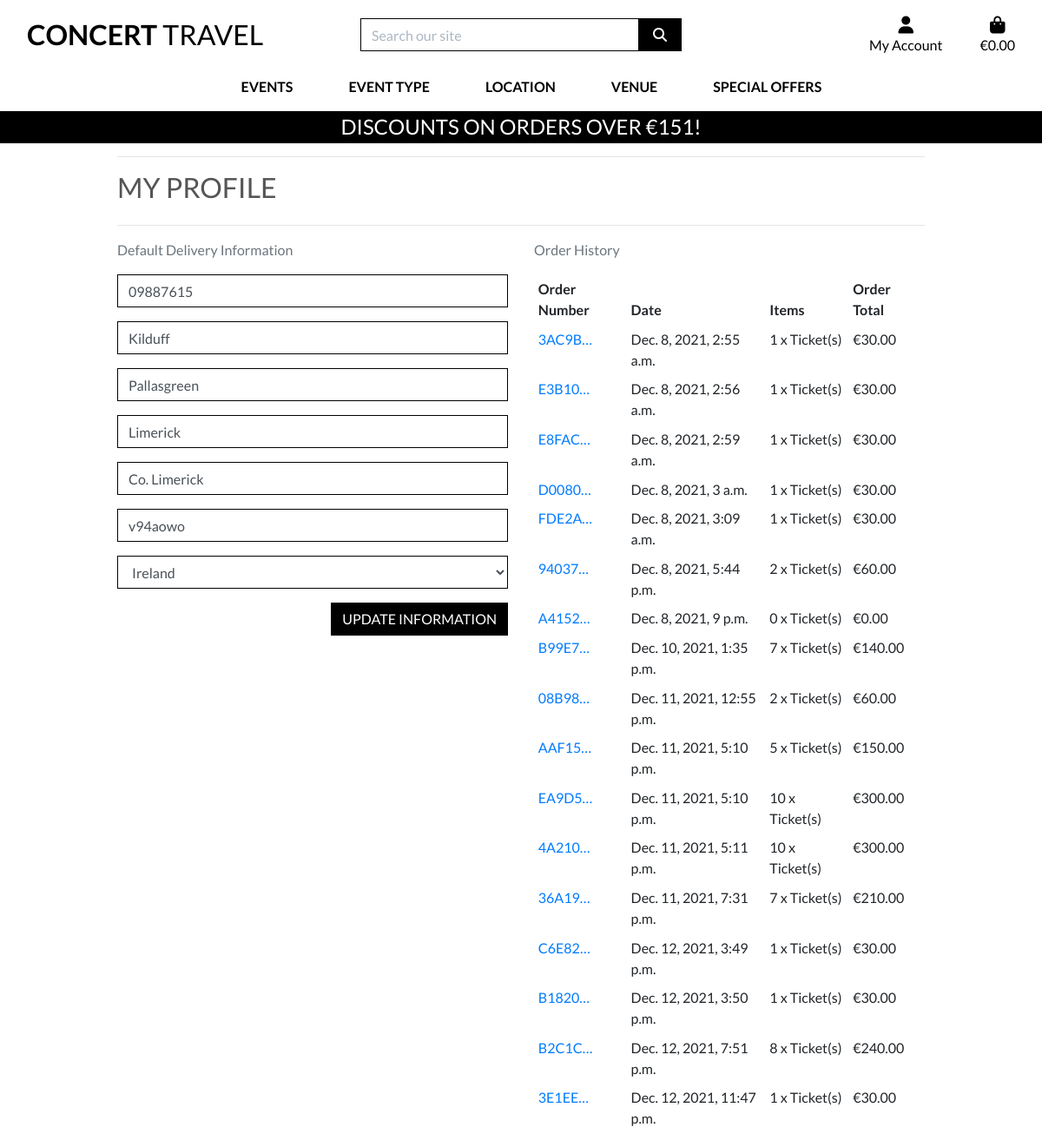
Screenshot of /profile/ (signed in) with the database file from the repository.
### profiles/models.py (models this page shows, shortened)
class UserProfile(models.Model):
    user = models.OneToOneField(User, on_delete=models.CASCADE)
    default_phone_number = models.CharField(max_length=20,
                                            null=True, blank=True)
    default_street_address1 = models.CharField(max_length=80,
                                               null=True, blank=True)
    default_street_address2 = models.CharField(max_length=80,
                                               null=True, blank=True)
    default_town_or_city = models.CharField(max_length=40,
                                            null=True, blank=True)
    default_county = models.CharField(max_length=80,
                                      null=True, blank=True)
    default_postcode = models.CharField(max_length=20,
                                        null=True, blank=True)
    default_country = CountryField(blank_label='Country',
                                   null=True, blank=True)

### checkout/models.py (models this page shows, shortened)
class Order(models.Model):
    order_number = models.CharField(max_length=32, null=False, editable=False)
    full_name = models.CharField(max_length=50, null=False, blank=False)
    email = models.EmailField(max_length=254, null=False, blank=False)
    phone_number = models.CharField(max_length=20, null=False, blank=False)
    country = CountryField(blank_label='Country *', null=False, blank=False)
    postcode = models.CharField(max_length=20, null=True, blank=True)
    town_or_city = models.CharField(max_length=40, null=False, blank=False)
    street_address1 = models.CharField(max_length=80, null=False, blank=False)
    street_address2 = models.CharField(max_length=80, null=True, blank=True)
    county = models.CharField(max_length=80, null=True, blank=True)
    date = models.DateTimeField(auto_now_add=True)
    order_total = models.DecimalField(max_digits=10, decimal_places=2, null=False, default=0)
    original_bag = models.TextField(null=False, blank=False, default='')
    stripe_pid = models.CharField(max_length=254, null=False, blank=False, default='')
    user_profile = models.ForeignKey(UserProfile, on_delete=models.SET_NULL,
                                     null=True, blank=True, related_name='orders')
    discount = models.DecimalField(max_digits=6, decimal_places=2,
                                        null=False, default=0)
    grand_total = models.DecimalField(max_digits=10, decimal_places=2,
                                      null=False, default=0)

### profiles/views.py (the view)
# urls.py: path('profile/', include('profiles.urls')),
@login_required
def profile(request):
    profile = get_object_or_404(UserProfile, user=request.user)
    if request.method == 'POST':
        form = UserProfileForm(request.POST, instance=profile)
        if form.is_valid():
            form.save()
            messages.success(request, 'Profile updated successfully')
        else:
            messages.error(request, 'Update failed. \
                                    Please ensure the form is valid.')
    else:
        form = UserProfileForm(instance=profile)
    orders = profile.orders.all()
    template = 'profiles/profile.html'
    context = {
        'form': form,
        'orders': orders,
        'on_profile_page': True
    }
    return render(request, template, context)

### profiles/forms.py
class UserProfileForm(forms.ModelForm):
    class Meta:
        model = UserProfile
        exclude = ('user',)
    def __init__(self, *args, **kwargs):
        super().__init__(*args, **kwargs)
        placeholders = {
            'default_phone_number': 'Phone Number',
            'default_postcode': 'Postal Code',
            'default_town_or_city': 'Town or City',
            'default_street_address1': 'Street Address 1',
            'default_street_address2': 'Street Address 2',
            'default_county': 'County, State or Locality',
        }
        self.fields['default_phone_number'].widget.attrs['autofocus'] = True
        for field in self.fields:
            if field != 'default_country':
                if self.fields[field].required:
                    placeholder = f'{placeholders[field]} *'
                else:
                    placeholder = placeholders[field]
                self.fields[field].widget.attrs['placeholder'] = placeholder
            self.fields[field].widget.attrs['class'] = 'border-black rounded-0 \
                                                        profile-form-input'
            self.fields[field].label = False

### profiles/templates/profiles/profile.html (shortened to what this page needs)
{% extends "base.html" %}
{% load static %}
{% block page_header %}
    <div class="container header-container">
    </div>
{% endblock %}
{% block content %}
    <div class="overlay"></div>
    <div class="container">
        <div class="row">
            <div class="col">
                <hr>
                <h2 class="logo-font mb-4">My Profile</h2>
                <hr>
            </div>
        </div>
        <div class="row">
            <div class="col-12 col-lg-6">
                <p class="text-muted">Default Delivery Information</p>
                <form class="mt-3" action="{% url 'profile' %}" method="POST" id="profile-update-form">
                    {{ form|crispy }}
                    <button class="btn btn-black rounded-0 text-uppercase float-right">Update Information</button>
                </form>
            </div>
            <div class="col-12 col-lg-6">
                <p class="text-muted">Order History</p>
                <div class="order-history table-responsive">
                    <table class="table table-sm table-borderless">
                        <thead>
                            <tr>
                                <th>Order Number</th>
                                <th>Date</th>
                                <th>Items</th>
                                <th>Order Total</th>
                            </tr>
                        </thead>
                        <tbody>
                            {% for order in orders %}
                                <tr>
                                    <td>
                                        <a href="{% url 'order_history' order.order_number %}"
                                        title="{{ order.order_number }}">
                                            {{ order.order_number|truncatechars:6 }}
                                        </a>
                                    </td>
                                    <td>{{ order.date }}</td>
                                    <td>{{ order.lineitems.count }} x Ticket(s)</td>
                                    <td>€{{ order.order_total }}</td>
                                </tr>
                            {% endfor %}
                        </tbody>
                    </table>
                </div>
            </div>
        </div>
{% endblock %}

### static/css/base.css (style rules this page uses)
html { height: 100%; }
body { height: calc(100vh - 164px); color: #555; font-family: 'Lato'; ; }
.logo-font { text-transform: uppercase; }
.btn-black { background: black; color: white; }
.border-black { border: 1px solid black !important; }
.overlay { height: 100%; width: 100%; top: 0; left: 0; position: fixed; background: white; z-index: -1; }
@media (min-width: 1200px) { .container { max-width: 80%; } }
@media (min-width: 992px) { .header-container { padding-top: 164px; } }

### rows the page displays
UserProfile: default_phone_number "09887615", default_street_address1 "Kilduff", default_street_address2 "Pallasgreen", default_town_or_city "Limerick", default_county "Co. Limerick", default_postcode "v94aowo", default_country "Ireland"
Order: order_number "3AC9B…", date "Dec. 8, 2021, 2:55 a.m.", lineitems.count "1", order_total "30.00"
Order: order_number "E3B10…", date "Dec. 8, 2021, 2:56 a.m.", lineitems.count "1", order_total "30.00"
Order: order_number "E8FAC…", date "Dec. 8, 2021, 2:59 a.m.", lineitems.count "1", order_total "30.00"
Order: order_number "D0080…", date "Dec. 8, 2021, 3 a.m.", lineitems.count "1", order_total "30.00"
Order: order_number "FDE2A…", date "Dec. 8, 2021, 3:09 a.m.", lineitems.count "1", order_total "30.00"
Order: order_number "94037…", date "Dec. 8, 2021, 5:44 p.m.", lineitems.count "2", order_total "60.00"
Order: order_number "A4152…", date "Dec. 8, 2021, 9 p.m.", lineitems.count "0", order_total "0.00"
Order: order_number "B99E7…", date "Dec. 10, 2021, 1:35 p.m.", lineitems.count "7", order_total "140.00"
Order: order_number "08B98…", date "Dec. 11, 2021, 12:55 p.m.", lineitems.count "2", order_total "60.00"
Order: order_number "AAF15…", date "Dec. 11, 2021, 5:10 p.m.", lineitems.count "5", order_total "150.00"
Order: order_number "EA9D5…", date "Dec. 11, 2021, 5:10 p.m.", lineitems.count "10", order_total "300.00"
Order: order_number "4A210…", date "Dec. 11, 2021, 5:11 p.m.", lineitems.count "10", order_total "300.00"
Order: order_number "36A19…", date "Dec. 11, 2021, 7:31 p.m.", lineitems.count "7", order_total "210.00"
Order: order_number "C6E82…", date "Dec. 12, 2021, 3:49 p.m.", lineitems.count "1", order_total "30.00"
Order: order_number "B1820…", date "Dec. 12, 2021, 3:50 p.m.", lineitems.count "1", order_total "30.00"
Order: order_number "B2C1C…", date "Dec. 12, 2021, 7:51 p.m.", lineitems.count "8", order_total "240.00"
Order: order_number "3E1EE…", date "Dec. 12, 2021, 11:47 p.m.", lineitems.count "1", order_total "30.00"

### other values shown
{{ discount_threshold }} "151"
